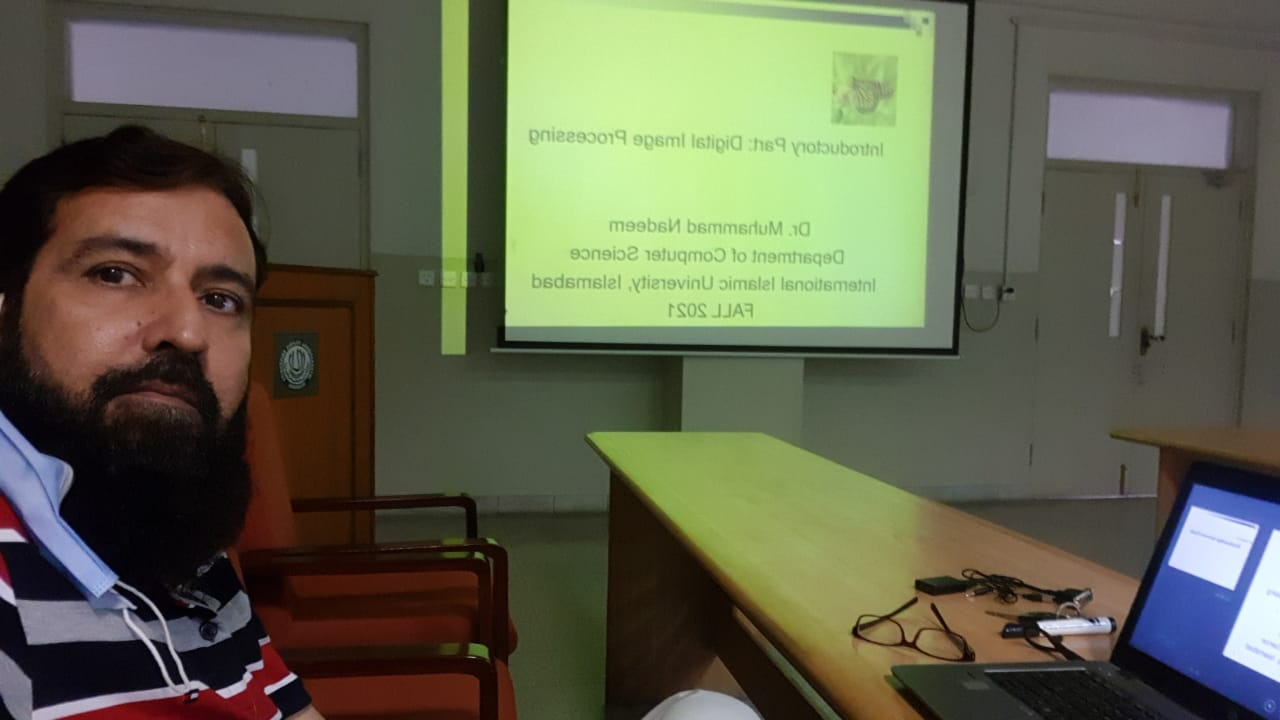
#> input picture Nadeem.jpeg, 1280 x 720 px
$ jupyter execute --allow-errors Convolution.ipynb
#> lines starting #> are read from the running program, lines starting #| are printed output that depends on the picture
# Convolution of an Image

# Assignment 02 CS891
# Muhammad Farooq
# 182-FBAS/PhDCS/F21

[cell 1]
import cv2
import numpy as np
#Difference between correlation and convolution

def conv_transform(image):
    image_copy = image.copy()
    for i in range(image.shap[0]):
        for j in range(image.shap[1]):
            image_copy[i][j] = image[image.shape[0]-i-1][image.shape[1]-j-1]
            return image_copy
def conv(image, kernel):
    kernel = conv_transform(kernel)
    image_h = image.shape[0]
    Image_w = image.shape[1]
    kernel_h = kernel.shape[0]
    kernel_w = kernel.shape[1]
    H = kernel_h
    W = kernel_w
    Image_conv = np.zeros(image.shape)

    for I in range (h, image_h-h):
       for j in range(w, image_w-w):
            sum = 0
            for m in range(kernel_h):
                for n in range(kernel_w):
                    sum = sum + kernel[m][n]+image[i-h-m][j-w-n]
            image_conv[i][j] = sum
    return image_conv

[cell 2]
import cv2
import numpy as np
#Processing the image into Grayscale

"""
For a gray scale (n x n) image and (f x f) filter/kernel, the dimensions of the image resulting from a convolution
operation is (n – f + 1) x (n – f + 1).An (8 x 8) image and (3 x 3) filter, the output resulting after convolution
operation would be of size (6 x 6). Thus, the image shrinks every time a convolution operation is performed.
This places an upper limit to the number of times such an operation could be performed before the image reduces
to nothing thereby precluding us from building deeper networks.
"""
def processImage(image):
#> called with image = 'Nadeem.jpeg'
    image = cv2.imread(image)
#> image is the input picture: shape (720, 1280, 3); mean B, G, R 75.5, 97, 95.1
    image = cv2.cvtColor(src=image, code=cv2.COLOR_BGR2GRAY)
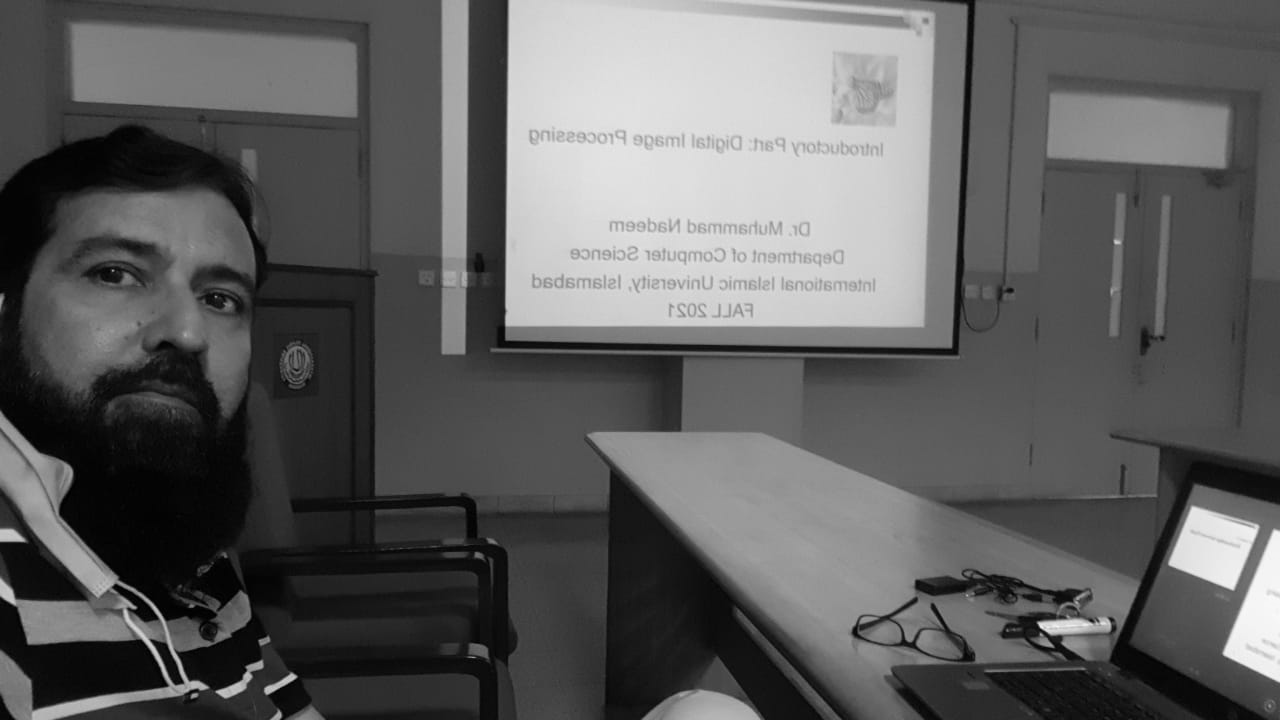
#> image: shape (720, 1280); min 0, max 251, mean 94
    return image

def convolve2D(image, kernel, padding=0, strides=1):
    # Cross Correlation
#> called with kernel = array of shape (3, 3), padding = 2, strides = 1
    kernel = np.flipud(np.fliplr(kernel))

    # Gather Shapes of Kernel + Image + Padding
    xKernShape = kernel.shape[0]
    yKernShape = kernel.shape[1]
    xImgShape = image.shape[0]
#> xImgShape = 720
    yImgShape = image.shape[1]
#> yImgShape = 1280

    # Shape of Output Convolution
    xOutput = int(((xImgShape - xKernShape + 2 * padding) / strides) + 1)
#> xOutput = 722
    yOutput = int(((yImgShape - yKernShape + 2 * padding) / strides) + 1)
#> yOutput = 1282
    output = np.zeros((xOutput, yOutput))

    # Apply Equal Padding to All Sides
    if padding != 0:
        imagePadded = np.zeros((image.shape[0] + padding*2, image.shape[1] + padding*2))
        imagePadded[int(padding):int(-1 * padding), int(padding):int(-1 * padding)] = image
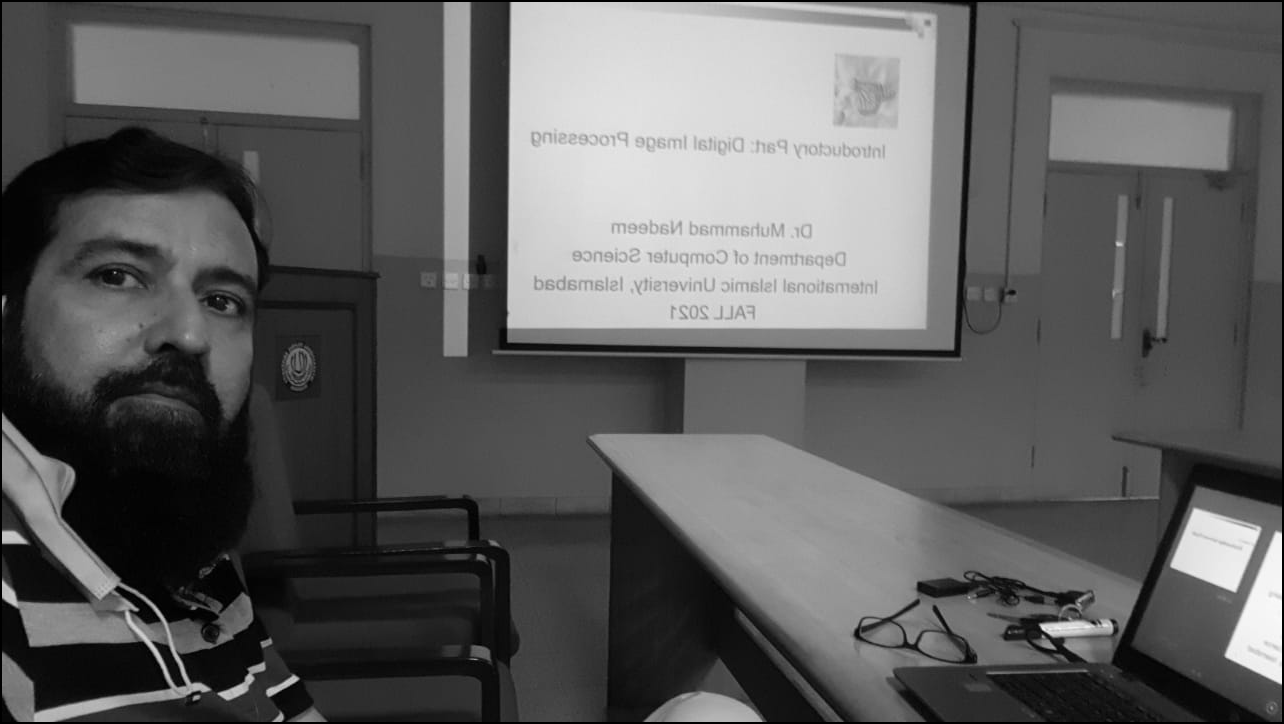
#> imagePadded: shape (724, 1284) float64; min 0, max 251, mean 93.2
        print(imagePadded)
#> (printed output is left out)
    else:
        imagePadded = image

    # Iterate through image
    for y in range(image.shape[1]):
        # Exit Convolution
        if y > image.shape[1] - yKernShape:
            break
        # Only Convolve if y has gone down by the specified Strides
        if y % strides == 0:
            for x in range(image.shape[0]):
                # Go to next row once kernel is out of bounds
                if x > image.shape[0] - xKernShape:
                    break
                try:
                    # Only Convolve if x has moved by the specified Strides
                    if x % strides == 0:
                        output[x, y] = (kernel * imagePadded[x: x + xKernShape, y: y + yKernShape]).sum()
                except:
                    break
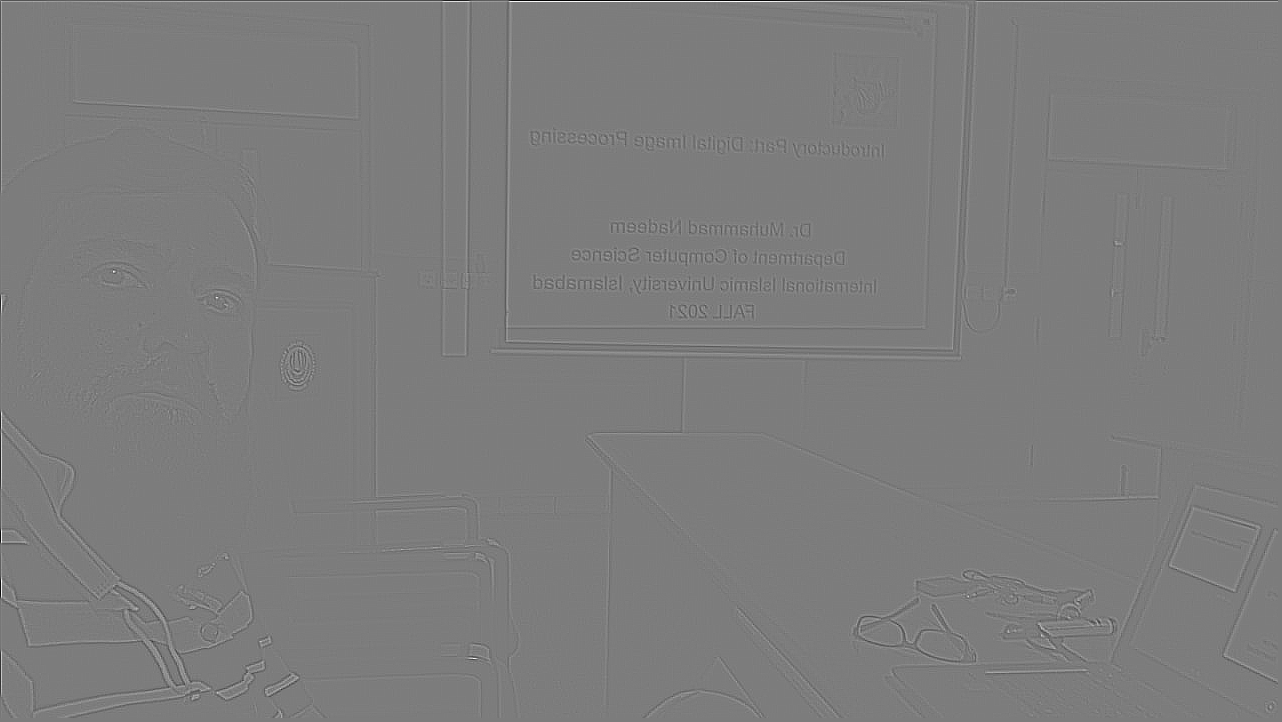
#> output: shape (722, 1282) float64; min -631, max 657, mean 0; drawn with min black and max white

    return output

[cell 3]
if __name__ == '__main__':
    # Grayscale Image
    image = processImage('Nadeem.jpeg')

    # Edge Detection Kernel
    kernel = np.array([[-1, -1, -1], [-1, 8, -1], [-1, -1, -1]])

    # Convolve and Save Output
    output = convolve2D(image, kernel, padding=2)
    cv2.imwrite('nad.jpeg', output)
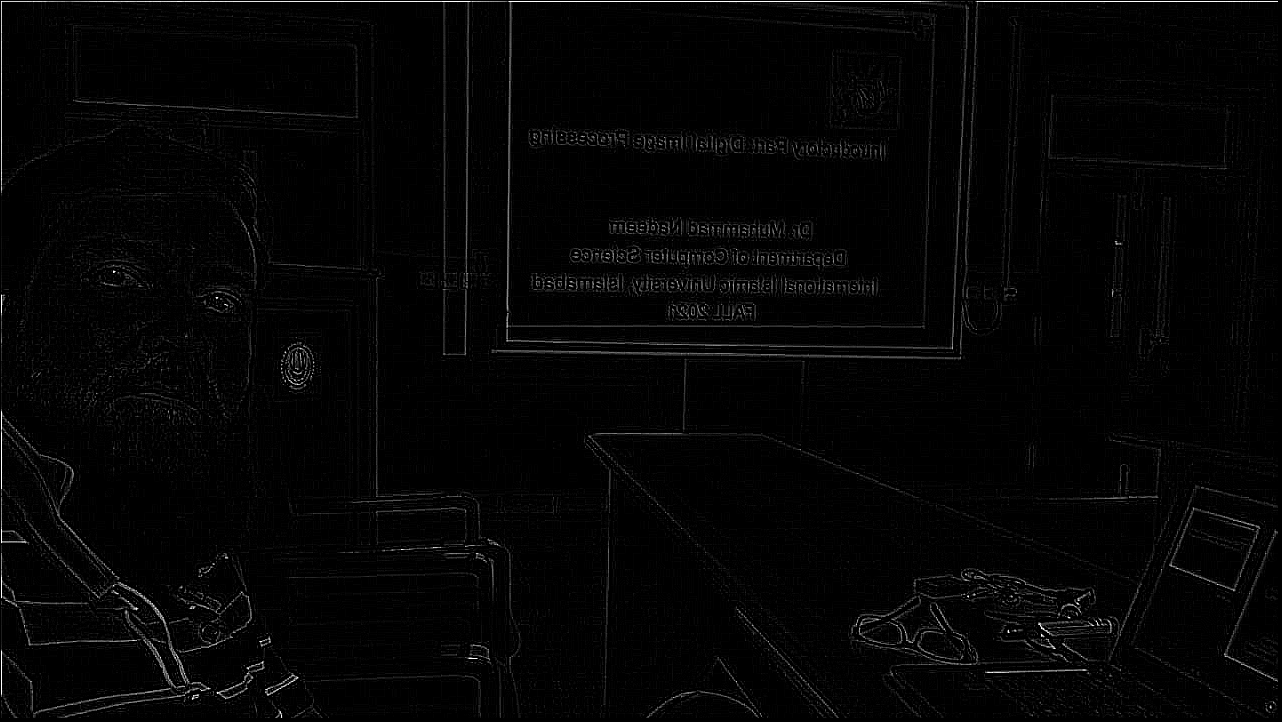
#> saved as nad.jpeg: shape (722, 1282); min 0, max 255, mean 4.8

[cell 4]
import cv2

img = cv2.imread('nad.jpeg',0)
#> img: shape (722, 1282); min 0, max 255, mean 5
print(img)
#> (printed output is left out)

#> (a cell that did not finish here is left out)

[cell 6]
import matplotlib.pyplot as plt
import matplotlib.image as mpimg
img = mpimg.imread('nad.jpeg')
imgplot = plt.imshow(img)
plt.show()

[cell 7]
from PIL import Image

image = Image.open('nad.jpeg')
image.show()

[cell 8]
import IPython.display as display
from PIL import Image
display.display(Image.open("nad.jpeg"))

[cell 9]
import cv2

# importing library for plotting
from matplotlib import pyplot as plt

# reads an input image
img = cv2.imread('nad.jpeg',0)

# find frequency of pixels in range 0-255
histr = cv2.calcHist([img],[0],None,[256],[0,256])
#> histr = 256 values, max 435088 at index 0, min 2 at index 235, mean 3615.6

# show the plotting graph of an image
plt.plot(histr)
plt.show()
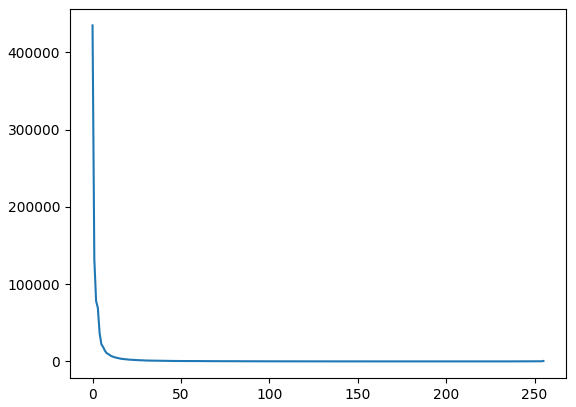
#> figure drawn by matplotlib, 1 panel; curve peaks at x = 0, y = 435088

$ run again, with BW.png saved as Nadeem.jpeg
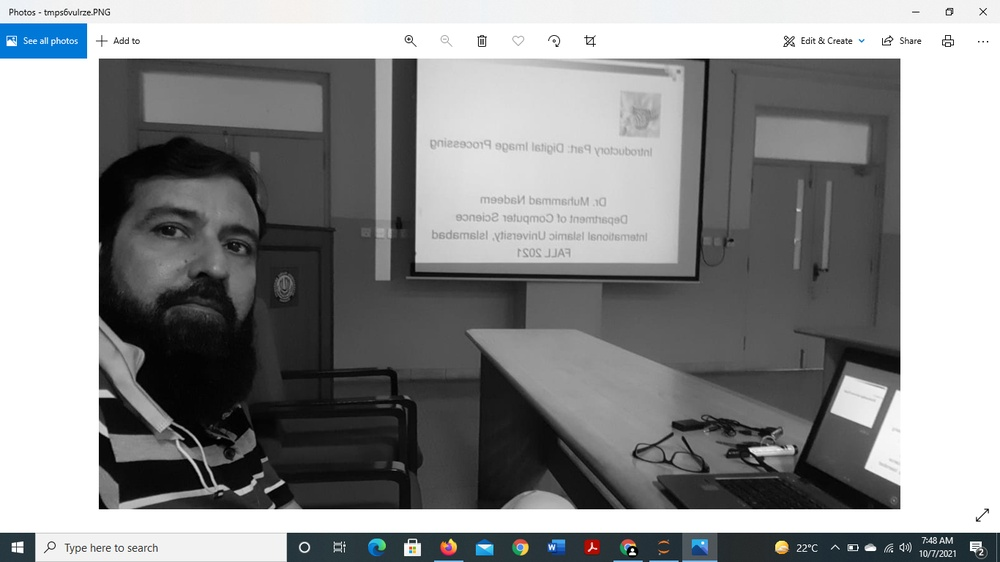
#> input picture BW.png, 1000 x 562 px, shrunk from 1366 x 768 before the run
#> in processImage, image is the input picture: shape (562, 1000, 3); mean B, G, R 143, 142.3, 141.1
#> image: shape (562, 1000)
#> (printed output is left out)
#> `cv2.imwrite('nad.jpeg', output)`:
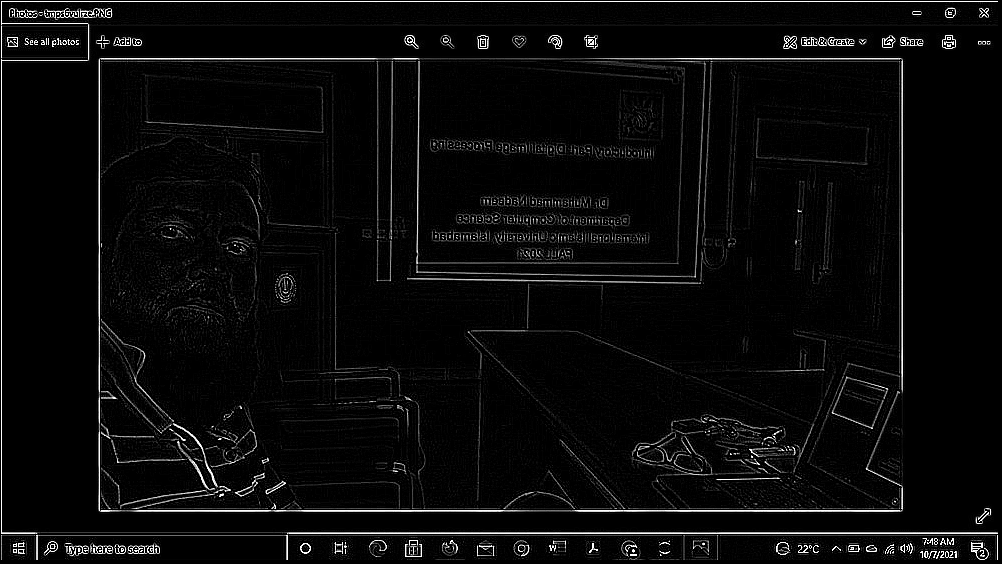
#> saved as nad.jpeg: shape (564, 1002); min 0, max 255, mean 10.1
#> (printed output is left out)
#> histr = 256 values, max 286241 at index 0, min 27 at index 204, mean 2207.5
#> `plt.show()`:
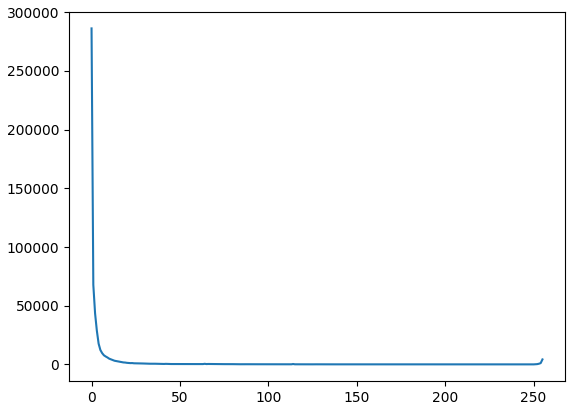
#> figure drawn by matplotlib, 1 panel; curve peaks at x = 0, y = 286241
